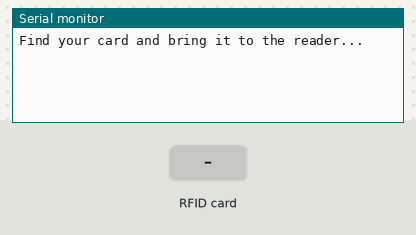
The sketch below on a simulated Arduino Mega 2560, built with avr-gcc and run on an emulated ATmega2560. Shown: the last lines printed to the serial monitor. The test bench sets the inputs (shaded band).

Above: at 1.2 s.
1.3 s: RFID card 79 0B 38 8E held to the reader
At 2.5 s:
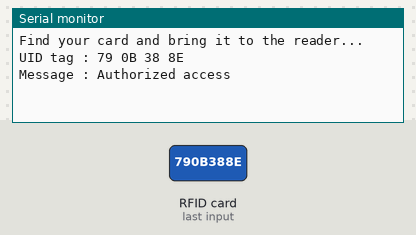
2.8 s: RFID card 5E 7A 19 C4 held to the reader
At 5.2 s:
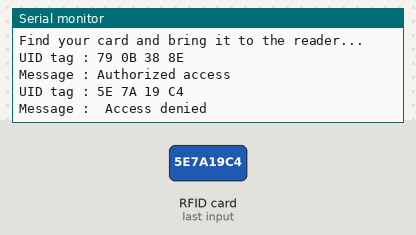

Measured:
- after the input at 1.3 s, the serial monitor: prints a new line at once (image 1)
- after the input at 2.8 s, the serial monitor: prints a new line after 1.5 s (image 2)

The sketch:

RFID_Test.ino
```cpp
/*
 *
 * All the resources for this project: https://randomnerdtutorials.com/
 * Modified by Rui Santos
 *
 * Created by FILIPEFLOP
 *
 */

#include <SPI.h>
#include <MFRC522.h>

#define RST_PIN         5          // Configurable, see typical pin layout above
#define SS_PIN          53         // Configurable, see typical pin layout above

MFRC522 mfrc522(SS_PIN, RST_PIN);   // Create MFRC522 instance.

// Change to the UID of the card that you want to give access
String accessUID = "79 0B 38 8E";

void setup()
{
  Serial.begin(9600);   // Initiate a serial communication
  SPI.begin();          // Initiate  SPI bus
  mfrc522.PCD_Init();   // Initiate MFRC522
  Serial.println("Find your card and bring it to the reader...");
  Serial.println();

}
void loop()
{
  // Reset the loop if no new card present on the sensor/reader.
  // This saves the entire process when idle.
//  Serial.println("Start of Loop");
  // Look for new cards
  if ( ! mfrc522.PICC_IsNewCardPresent())
  {
    return;
  }
  // Select one of the cards
  if ( ! mfrc522.PICC_ReadCardSerial())
  {
    return;
  }

  // Dump debug info about the card; PICC_HaltA() is automatically called
//  mfrc522.PICC_DumpToSerial(&(mfrc522.uid));

  //Show UID on serial monitor
  Serial.print("UID tag :");
  String thisUID = "";
  for (byte i = 0; i < mfrc522.uid.size; i++)
  {
     Serial.print(mfrc522.uid.uidByte[i] < 0x10 ? " 0" : " ");
     Serial.print(mfrc522.uid.uidByte[i], HEX);
     thisUID.concat(String(mfrc522.uid.uidByte[i] < 0x10 ? " 0" : " "));
     thisUID.concat(String(mfrc522.uid.uidByte[i], HEX));
  }
  Serial.println();
  Serial.print("Message : ");
  thisUID.toUpperCase();

  // Substring starts at 1 because there is an extra space
  if (thisUID.substring(1) == accessUID)
  {
    Serial.println("Authorized access");
    Serial.println();
    delay(3000);
  }

 else   {
    Serial.println(" Access denied");
    delay(3000);
  }
}
```
